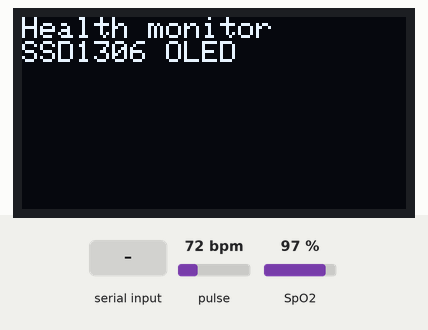
The sketch below on a simulated Arduino Uno R4 WiFi. Shown: 128×64 one-colour display. Inputs (shaded band) come from the test bench; at power-on: pulse 72 bpm, SpO2 97 %. WiFi joins after 1.5 s; servers stay silent unless stated; what the sketch prints to the serial monitor is not drawn.

Above: at 2.8 s.
2.9 s: "1" received over Serial
At 4.6 s:
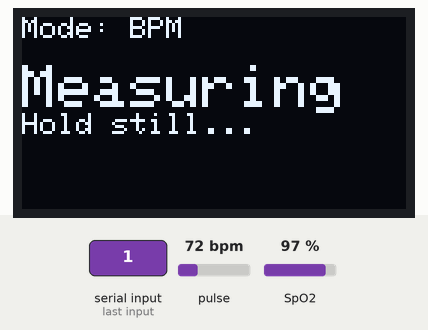
5.0 s: "2" received over Serial
At 5.8 s:
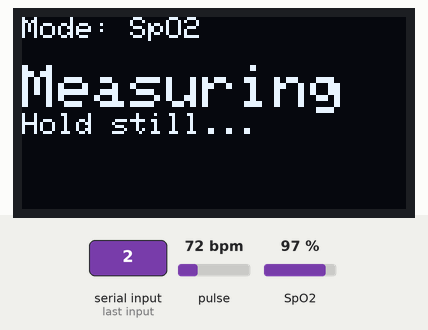
6.5 s: "3" received over Serial
At 6.9 s:
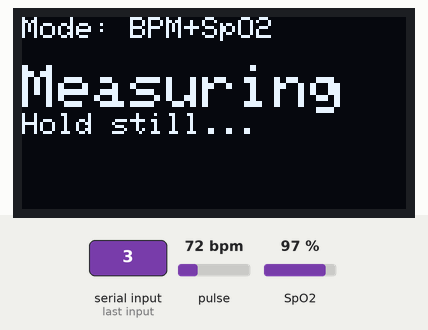
8.0 s: "1\n" received over Serial
At 9.2 s:
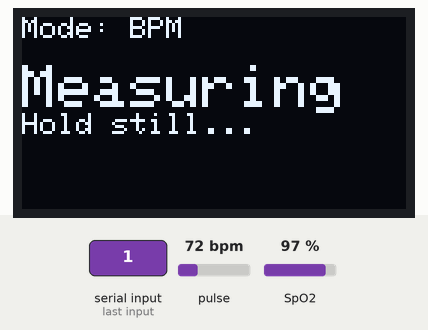
9.5 s: "30,150\n" received over Serial
At 17.2 s:
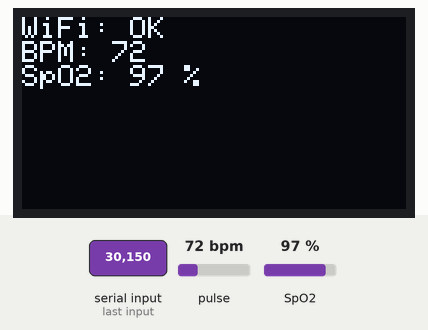
Timing chart, 0 to 17.5 s (numbered marks = the images above; inputs shaded):
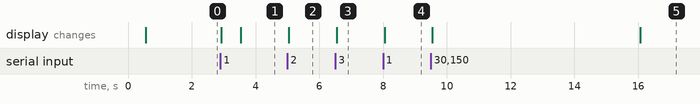

The sketch:

FinalProject_HealthMonitor.ino
```cpp
/*
  SIT210 Final Project — Health monitor

  MAX30102 (I2C):
    VCC -> 3.3 V or 5 V (per module)
    GND -> GND
    SDA -> A4
    SCL -> A5

  SSD1306 OLED 128x64 (I2C — same SDA/SCL as sensor):
    VCC -> 3.3 V (preferred)
    GND -> GND
    SDA -> A4
    SCL -> A5

  ESP8266 (if used): TX->D2, RX->D3, GND, 3.3 V

  Libraries: SparkFun MAX3010x, WiFiEsp, Adafruit SSD1306, Adafruit GFX

  Credentials: wifi_config.h
  Serial Monitor: 115200 baud
*/

#include <Wire.h>
#include <MAX30105.h>
#include "wifi_config.h"
#include "platform_connect.h"
#include "oled_display.h"

#if defined(__AVR_ATmega328P__) || defined(__AVR_ATmega168__)
  #define BOARD_LOW_RAM 1
#endif

#ifdef BOARD_LOW_RAM
  #include "heartRate.h"
#else
  #include "spo2_algorithm.h"
#endif

// One vitals read + Serial print + ThingSpeak upload every 5 s (finger must be present)
static const unsigned long READING_INTERVAL_MS = 5000UL;
// IR below this → no finger on the sensor window
static const uint32_t FINGER_IR_THRESHOLD = 50000UL;
static const unsigned long FINGER_IDLE_CHECK_MS = 300UL;

MAX30105 particleSensor;

static bool fingerPresent = false;
static bool nothingDetectedMsgShown = false;
static unsigned long lastReadingMs = 0;
static unsigned long lastOledMs = 0;
static const unsigned long OLED_REFRESH_MS = 500UL;

enum MeasureMode : uint8_t {
  MODE_BPM_ONLY = 1,
  MODE_SPO2_ONLY = 2,
  MODE_BOTH = 3,
};

static MeasureMode measureMode = MODE_BOTH;
static bool modeSelected = false;

static void resetVitalsState();
static void refreshOled();
static OledMeasureMode oledModeFromMeasure();

static void printMeasureMenu() {
  Serial.println(F("\n--- Select measurement ---"));
  Serial.println(F("  1 = Check BPM"));
  Serial.println(F("  2 = Check SpO2"));
  Serial.println(F("  3 = Check BOTH"));
#ifdef BOARD_LOW_RAM
  Serial.println(F("  (Uno: BPM only — options 2/3 use BPM.)"));
#endif
  Serial.print(F("Enter 1, 2, or 3: "));
}

static MeasureMode parseMeasureChoice(char c) {
  if (c == '1') return MODE_BPM_ONLY;
  if (c == '2') return MODE_SPO2_ONLY;
  if (c == '3') return MODE_BOTH;
  return MODE_BOTH;
}

static void printActiveMode() {
  Serial.print(F("Selected: "));
  switch (measureMode) {
    case MODE_BPM_ONLY:
      Serial.println(F("BPM only"));
      break;
    case MODE_SPO2_ONLY:
      Serial.println(F("SpO2 only"));
      break;
    default:
      Serial.println(F("BPM + SpO2"));
      break;
  }
}

static void applyMeasureMode(MeasureMode mode) {
#ifdef BOARD_LOW_RAM
  if (mode != MODE_BPM_ONLY) {
    Serial.println(F("SpO2 needs Mega/R4/ESP — using BPM only."));
  }
  measureMode = MODE_BPM_ONLY;
#else
  measureMode = mode;
#endif
  modeSelected = true;
  printActiveMode();
}

static void pollSerialModeChange() {
  if (!Serial.available()) {
    return;
  }
  const char c = Serial.peek();
  if (c != '1' && c != '2' && c != '3') {
    return;
  }
  (void)Serial.read();
  while (Serial.available()) {
    (void)Serial.read();
  }
  applyMeasureMode(parseMeasureChoice(c));
  resetVitalsState();
  lastReadingMs = 0;
  Serial.println(F("Mode changed."));
}

static void promptMeasureMode() {
  printMeasureMenu();
  const unsigned long deadline = millis() + 30000UL;
  while (!modeSelected && millis() < deadline) {
    if (Serial.available()) {
      const char c = Serial.read();
      while (Serial.available()) {
        (void)Serial.read();
      }
      if (c == '1' || c == '2' || c == '3') {
        applyMeasureMode(parseMeasureChoice(c));
        return;
      }
    }
    delay(10);
  }
  Serial.println(F("Timeout — default BOTH"));
  applyMeasureMode(MODE_BOTH);
}

#ifdef BOARD_LOW_RAM
  long lastBeatMs = 0;
  int32_t heartRate = 0;
  int8_t validHeartRate = 0;
  int32_t spo2 = 0;
  int8_t validSPO2 = 0;
#else
  #if defined(__AVR_ATmega328P__) || defined(__AVR_ATmega168__)
    uint16_t irBuffer[100];
    uint16_t redBuffer[100];
  #else
    uint32_t irBuffer[100];
    uint32_t redBuffer[100];
  #endif
  int32_t spo2 = 0;
  int8_t validSPO2 = 0;
  int32_t heartRate = 0;
  int8_t validHeartRate = 0;
  static const int32_t kBufferLength = 100;
  static uint8_t vitalsState = 0;
  static uint8_t vitalsIndex = 0;
  static uint8_t collectIndex = 0;
#endif

static void resetVitalsState() {
  heartRate = 0;
  spo2 = 0;
  validHeartRate = 0;
  validSPO2 = 0;
#ifdef BOARD_LOW_RAM
  lastBeatMs = 0;
#else
  vitalsState = 0;
  vitalsIndex = 0;
  collectIndex = 0;
#endif
}

static OledMeasureMode oledModeFromMeasure() {
  if (measureMode == MODE_BPM_ONLY) {
    return OLED_MODE_BPM;
  }
  if (measureMode == MODE_SPO2_ONLY) {
    return OLED_MODE_SPO2;
  }
  return OLED_MODE_BOTH;
}

static void refreshOled() {
  if (!oledIsReady()) {
    return;
  }

  const unsigned long now = millis();
  if (now - lastOledMs < OLED_REFRESH_MS) {
    return;
  }
  lastOledMs = now;

  const OledMeasureMode oledMode = oledModeFromMeasure();
  const bool wifiOk = connectIsReady();

  if (!fingerPresent) {
    oledShowNoFinger();
    return;
  }

  const bool wantBpm =
      (measureMode == MODE_BPM_ONLY || measureMode == MODE_BOTH);
  const bool wantSpo2 =
      (measureMode == MODE_SPO2_ONLY || measureMode == MODE_BOTH);

  const bool bpmOk = wantBpm && validHeartRate;
  const bool spo2Ok = wantSpo2 && validSPO2;

  if (bpmOk || spo2Ok) {
    oledShowVitals(oledMode, heartRate, bpmOk, spo2, spo2Ok, wifiOk);
  } else {
    oledShowMeasuring(oledMode);
  }
}

static void onFingerDetected() {
  fingerPresent = true;
  nothingDetectedMsgShown = false;
  resetVitalsState();
  lastOledMs = 0;
  Serial.println(F("Finger detected — resuming readings."));
  refreshOled();
}

static void onFingerLost() {
  if (!fingerPresent) {
    return;
  }
  fingerPresent = false;
  nothingDetectedMsgShown = false;
  lastReadingMs = 0;
  resetVitalsState();
  lastOledMs = 0;
  Serial.println(F("Nothing detected — place finger on sensor."));
  oledShowNoFinger();
}

// Fresh IR check before any 5 s read / ThingSpeak upload
static bool confirmFingerPresent() {
  if (!particleSensor.available()) {
    particleSensor.check();
    return fingerPresent;
  }

  const uint32_t ir = particleSensor.getIR();
  particleSensor.getRed();
  particleSensor.nextSample();

  if (!irIndicatesFinger(ir)) {
    onFingerLost();
    return false;
  }
  return true;
}

static bool irIndicatesFinger(uint32_t ir) {
  return ir >= FINGER_IR_THRESHOLD;
}

// When idle, only poll IR occasionally until a finger appears
static bool waitForFinger() {
  if (fingerPresent) {
    return true;
  }

  static unsigned long lastCheckMs = 0;
  const unsigned long now = millis();
  if (now - lastCheckMs < FINGER_IDLE_CHECK_MS) {
    if (!nothingDetectedMsgShown) {
      nothingDetectedMsgShown = true;
      Serial.println(F("Nothing detected — place finger on sensor."));
      oledShowNoFinger();
    }
    return false;
  }
  lastCheckMs = now;

  if (!particleSensor.available()) {
    particleSensor.check();
    if (!nothingDetectedMsgShown) {
      nothingDetectedMsgShown = true;
      Serial.println(F("Nothing detected — place finger on sensor."));
      oledShowNoFinger();
    }
    return false;
  }

  const uint32_t ir = particleSensor.getIR();
  particleSensor.getRed();
  particleSensor.nextSample();

  if (irIndicatesFinger(ir)) {
    onFingerDetected();
    return true;
  }

  if (!nothingDetectedMsgShown) {
    nothingDetectedMsgShown = true;
    Serial.println(F("Nothing detected — place finger on sensor."));
    oledShowNoFinger();
  }
  return false;
}

#ifdef BOARD_LOW_RAM
static void processSensorLowRam() {
  if (!fingerPresent) {
    return;
  }

  if (!particleSensor.available()) {
    particleSensor.check();
    return;
  }

  const long ir = particleSensor.getIR();
  if (!irIndicatesFinger((uint32_t)ir)) {
    onFingerLost();
    particleSensor.getRed();
    particleSensor.nextSample();
    return;
  }

  // BPM Calculations
  if (checkForBeat(ir)) {
    const long delta = millis() - lastBeatMs;
    lastBeatMs = millis();
    if (delta > 0) {
      const float bpm = 60.0f / (delta / 1000.0f);
      if (bpm > 20.0f && bpm < 255.0f) {
        heartRate = (int32_t)bpm;
        validHeartRate = 1;
      }
    }
  }

  particleSensor.getRed();
  particleSensor.nextSample();
}
#else
static void processSensorFull() {
  if (!fingerPresent) {
    return;
  }

  if (vitalsState != 1) {
    if (!particleSensor.available()) {
      particleSensor.check();
      return;
    }
  }

  // SpO2 Calculations
  switch (vitalsState) {
    case 0:
      redBuffer[vitalsIndex] = particleSensor.getRed();
      irBuffer[vitalsIndex] = particleSensor.getIR();
      if (!irIndicatesFinger(irBuffer[vitalsIndex])) {
        onFingerLost();
        particleSensor.nextSample();
        return;
      }
      particleSensor.nextSample();
      vitalsIndex++;
      if (vitalsIndex >= 100) {
        maxim_heart_rate_and_oxygen_saturation(
            irBuffer, kBufferLength, redBuffer,
            &spo2, &validSPO2, &heartRate, &validHeartRate);
        vitalsState = 1;
      }
      break;
    case 1:
      for (uint8_t i = 25; i < 100; i++) {
        redBuffer[i - 25] = redBuffer[i];
        irBuffer[i - 25] = irBuffer[i];
      }
      collectIndex = 75;
      vitalsState = 2;
      break;
    case 2:
      redBuffer[collectIndex] = particleSensor.getRed();
      irBuffer[collectIndex] = particleSensor.getIR();
      if (!irIndicatesFinger(irBuffer[collectIndex])) {
        onFingerLost();
        particleSensor.nextSample();
        return;
      }
      particleSensor.nextSample();
      collectIndex++;
      if (collectIndex >= 100) {
        maxim_heart_rate_and_oxygen_saturation(
            irBuffer, kBufferLength, redBuffer,
            &spo2, &validSPO2, &heartRate, &validHeartRate);
        vitalsState = 1;
      }
      break;
    default:
      vitalsState = 0;
      vitalsIndex = 0;
      break;
  }
}
#endif

static void performReadingAndUpload() {
  if (!fingerPresent || !confirmFingerPresent()) {
    return;
  }

  Serial.println(F("--- Vitals reading (every 5 s) ---"));

  const bool wantBpm =
      (measureMode == MODE_BPM_ONLY || measureMode == MODE_BOTH);
  const bool wantSpo2 =
      (measureMode == MODE_SPO2_ONLY || measureMode == MODE_BOTH);

  bool ready = false;

#ifdef BOARD_LOW_RAM
  if (wantBpm) {
    if (!validHeartRate) {
      Serial.println(F("HR not valid yet — keep finger steady."));
      return;
    }
    Serial.print(F("HR="));
    Serial.print(heartRate);
    Serial.println(F(" BPM"));
    ready = true;
  }
#else
  if (wantBpm && wantSpo2) {
    if (!validHeartRate || !validSPO2) {
      Serial.println(F("Waiting for valid HR and SpO2 — keep finger steady."));
      return;
    }
    Serial.print(F("HR="));
    Serial.print(heartRate);
    Serial.print(F(" BPM  SpO2="));
    Serial.print(spo2);
    Serial.println(F(" %"));
    ready = true;
  } else if (wantBpm) {
    if (!validHeartRate) {
      Serial.println(F("HR not valid yet — keep finger steady."));
      return;
    }
    Serial.print(F("HR="));
    Serial.print(heartRate);
    Serial.println(F(" BPM"));
    ready = true;
  } else if (wantSpo2) {
    if (!validSPO2) {
      Serial.println(F("SpO2 not valid yet — keep finger steady."));
      return;
    }
    Serial.print(F("SpO2="));
    Serial.print(spo2);
    Serial.println(F(" %"));
    ready = true;
  }
#endif

  if (!ready) {
    return;
  }

  if (!connectIsReady()) {
    Serial.println(F("ThingSpeak skipped — Wi-Fi not connected."));
    return;
  }

  const int32_t hrUp = (wantBpm && validHeartRate) ? heartRate : 0;
  const int32_t spUp = (wantSpo2 && validSPO2) ? spo2 : 0;

  if (connectUploadVitals(hrUp, spUp)) {
    Serial.println(F("ThingSpeak write OK."));
  } else {
    Serial.println(F("ThingSpeak write failed."));
  }

  lastOledMs = 0;
  refreshOled();
}

static bool initMax30102() {
  if (!particleSensor.begin(Wire, I2C_SPEED_FAST)) {
    Serial.println(F("MAX30102 not found — check I2C wiring and power."));
    return false;
  }
  particleSensor.setup(60, 4, 2, 100, 411, 4096);
  particleSensor.setPulseAmplitudeGreen(0);
  return true;
}

void setup() {
  Serial.begin(115200);
  delay(500);

  Serial.println(F("\n--- SIT210 health monitor ---"));
#ifdef BOARD_LOW_RAM
  Serial.println(F("Mode: heart rate on Serial (+ cloud if Wi-Fi works); SpO2 needs Mega/R4/ESP."));
#else
  Serial.println(F("Mode: heart rate + SpO2"));
#endif

  Wire.begin();
  if (!initMax30102()) {
    while (true) {
      delay(1000);
    }
  }

  if (!oledInit()) {
    Serial.println(F("OLED not found at 0x3C — check wiring; continuing without display."));
  }

  connectSetup();
  promptMeasureMode();
  Serial.println(F("Place finger on MAX30102. Send 1/2/3 anytime to change mode.\n"));
}

void loop() {
  pollSerialModeChange();
  connectMaintain();

  // Idle: only light presence polls — no vitals math, no Serial readout, no cloud
  if (!fingerPresent) {
    waitForFinger();
    lastReadingMs = 0;
    refreshOled();
    return;
  }

  if (!confirmFingerPresent()) {
    lastReadingMs = 0;
    return;
  }

#ifdef BOARD_LOW_RAM
  processSensorLowRam();
#else
  processSensorFull();
#endif

  refreshOled();

  if (!fingerPresent) {
    lastReadingMs = 0;
    return;
  }

  const unsigned long now = millis();
  if (now - lastReadingMs < READING_INTERVAL_MS) {
    return;
  }

  if (!confirmFingerPresent()) {
    lastReadingMs = 0;
    return;
  }

  lastReadingMs = now;
  performReadingAndUpload();
}
```

oled_display.cpp
```cpp
/*
  SSD1306 128x64 OLED — I2C (Adafruit library)

  Install: "Adafruit SSD1306" and "Adafruit GFX Library"

  Wiring (Maker UNO / Uno — same I2C bus as MAX30102):
    OLED VCC -> 3.3 V (use 5 V only if your module label allows it)
    OLED GND -> GND
    OLED SDA -> A4
    OLED SCL -> A5
    MAX30102 stays on the same SDA/SCL lines (address 0x57, OLED usually 0x3C)
*/

#include "oled_display.h"
#include <Wire.h>
#include <Adafruit_GFX.h>
#include <Adafruit_SSD1306.h>

#define SCREEN_WIDTH 128
#define SCREEN_HEIGHT 64
#define OLED_RESET -1
#define OLED_I2C_ADDR 0x3C

static Adafruit_SSD1306 display(SCREEN_WIDTH, SCREEN_HEIGHT, &Wire, OLED_RESET);
static bool oledReady = false;

bool oledIsReady() {
  return oledReady;
}

bool oledInit() {
  if (!display.begin(SSD1306_SWITCHCAPVCC, OLED_I2C_ADDR)) {
    oledReady = false;
    return false;
  }
  display.clearDisplay();
  display.setTextColor(SSD1306_WHITE);
  display.setTextWrap(false);
  oledReady = true;
  oledShowBoot();
  return true;
}

void oledShowBoot() {
  if (!oledReady) {
    return;
  }
  display.clearDisplay();
  display.setTextSize(1);
  display.setCursor(0, 0);
  display.println(F("Health monitor"));
  display.println(F("SSD1306 OLED"));
  display.display();
}

void oledShowNoFinger() {
  if (!oledReady) {
    return;
  }
  display.clearDisplay();
  display.setTextSize(1);
  display.setCursor(0, 0);
  display.println(F("SIT210 Vitals"));
  display.println();
  display.setTextSize(2);
  display.println(F("No finger"));
  display.setTextSize(1);
  display.println();
  display.println(F("Place finger on"));
  display.println(F("MAX30102 sensor"));
  display.display();
}

void oledShowMeasuring(OledMeasureMode mode) {
  if (!oledReady) {
    return;
  }
  display.clearDisplay();
  display.setTextSize(1);
  display.setCursor(0, 0);
  display.print(F("Mode: "));
  if (mode == OLED_MODE_BPM) {
    display.println(F("BPM"));
  } else if (mode == OLED_MODE_SPO2) {
    display.println(F("SpO2"));
  } else {
    display.println(F("BPM+SpO2"));
  }
  display.println();
  display.setTextSize(2);
  display.println(F("Measuring"));
  display.setTextSize(1);
  display.println(F("Hold still..."));
  display.display();
}

void oledShowVitals(OledMeasureMode mode, int32_t bpm, bool bpmOk,
                    int32_t spo2, bool spo2Ok, bool wifiOk) {
  if (!oledReady) {
    return;
  }

  const bool showBpm = (mode == OLED_MODE_BPM || mode == OLED_MODE_BOTH);
  const bool showSpo2 = (mode == OLED_MODE_SPO2 || mode == OLED_MODE_BOTH);

  display.clearDisplay();
  display.setTextSize(1);
  display.setCursor(0, 0);
  display.print(F("WiFi: "));
  display.println(wifiOk ? F("OK") : F("--"));

  if (showBpm) {
    display.print(F("BPM: "));
    if (bpmOk) {
      display.println(bpm);
    } else {
      display.println(F("--"));
    }
  }

  if (showSpo2) {
    display.print(F("SpO2: "));
    if (spo2Ok) {
      display.print(spo2);
      display.println(F(" %"));
    } else {
      display.println(F("--"));
    }
  }

  display.display();
}
```

oled_display.h
```cpp
#ifndef OLED_DISPLAY_H
#define OLED_DISPLAY_H

#include <Arduino.h>

// Same values as MeasureMode in main sketch (1=BPM, 2=SpO2, 3=both)
enum OledMeasureMode : uint8_t {
  OLED_MODE_BPM = 1,
  OLED_MODE_SPO2 = 2,
  OLED_MODE_BOTH = 3,
};

bool oledInit();
bool oledIsReady();

void oledShowBoot();
void oledShowNoFinger();
void oledShowMeasuring(OledMeasureMode mode);
void oledShowVitals(OledMeasureMode mode, int32_t bpm, bool bpmOk,
                    int32_t spo2, bool spo2Ok, bool wifiOk);

#endif
```

platform_connect.h
```cpp
#ifndef PLATFORM_CONNECT_H
#define PLATFORM_CONNECT_H

#include <Arduino.h>

// Call once from setup(); returns true if cloud upload is available.
bool connectSetup();

// Keep Wi-Fi alive (call from loop).
void connectMaintain();

bool connectIsReady();

// Upload Field1 = HR (BPM), Field2 = SpO2 (%). Returns true on success.
bool connectUploadVitals(int32_t heartRateBpm, int32_t spo2Percent);

// Human-readable label printed at startup (e.g. "WiFiS3", "WiFiEsp").
const char *connectBackendName();

#endif
```

wifi_config.h
```cpp
/*
  Wi-Fi and ThingSpeak settings for FinalProject_HealthMonitor.ino

  Edit this file only — do not share or upload to public Git repos.
*/

#ifndef WIFI_CONFIG_H
#define WIFI_CONFIG_H

// Wi-Fi (2.4 GHz network required for ESP8266)
//#define WIFI_SSID     "SE_Staff"
//#define WIFI_PASSWORD "mVuEqMR2vN"

#define WIFI_SSID     "dont mesh with me"
#define WIFI_PASSWORD "97081630"

// ThingSpeak channel (https://thingspeak.com/channels/3384179)
#define THINGSPEAK_CHANNEL_ID      3384179UL
#define THINGSPEAK_WRITE_API_KEY   "9MO0NY8NP6SOMXV5"   // Arduino uploads
#define THINGSPEAK_READ_API_KEY    "SW96ULW04V7B8TBU"   // web dashboard reads only

#endif
```

Source omitted: platform_connect.cpp (3630 bytes)

Measured:
- after the input at 2.9 s, the display: first changes at once (image 1 shows a later state)
- after the input at 5.0 s, the display: changes at once (image 2)
- after the input at 6.5 s, the display: changes at once (image 3)
- after the input at 8.0 s, the display: changes at once (image 4)
- after the input at 9.5 s, the display: first changes after 0.05 s (image 5 shows a later state)
